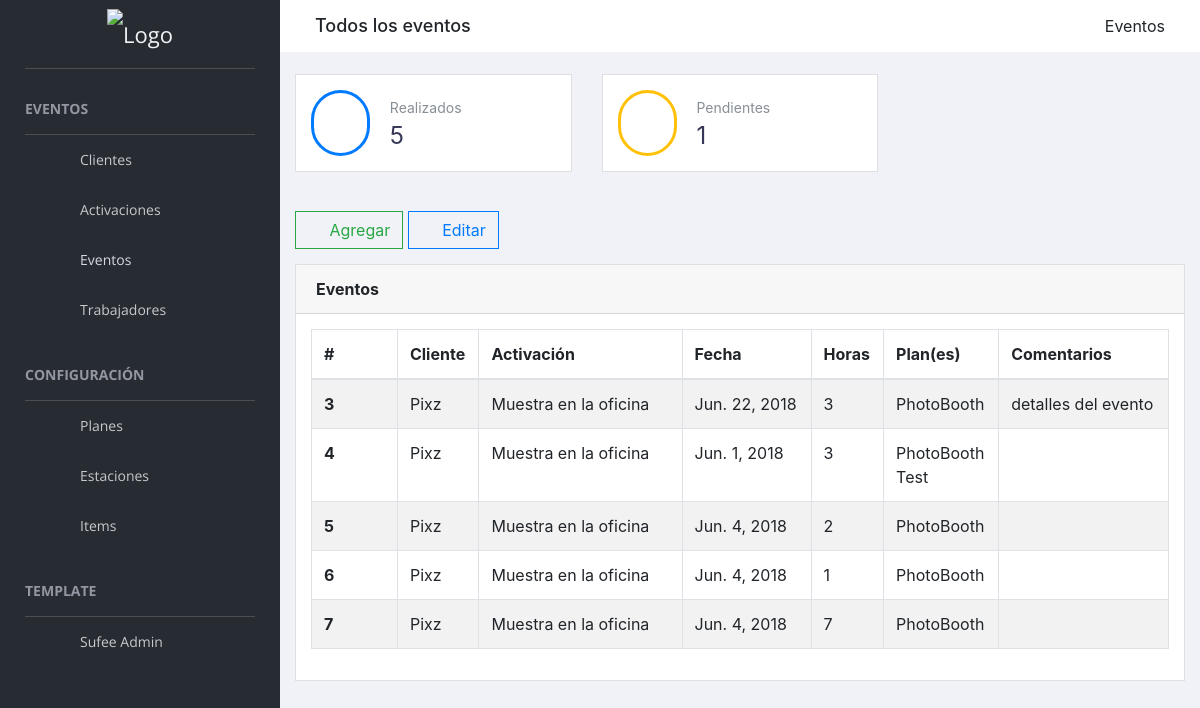
The page /eventos/ on the database its author committed.
### Eventos/models.py (models this page shows)
class Eventos(models.Model):
	idEvento = models.AutoField(primary_key=True, verbose_name="#")
	Activacion = models.ForeignKey("Activaciones", verbose_name="Activación", related_name="Eventos", on_delete=models.CASCADE, blank=False, null=False)
	Contacto = models.ForeignKey("Contactos", verbose_name="Contacto", related_name="Eventos", on_delete=models.SET("Persona eliminada"), blank=True, null=True)
	Planes = models.ManyToManyField("Planes", through="PlanesEvento", related_name="Eventos")
	Trabajadores = models.ManyToManyField("Trabajadores", through="TrabajadoresEvento", related_name="Eventos")
	horas = models.PositiveSmallIntegerField(verbose_name="Horas", blank=False, null=False)
	fecha = models.DateField(verbose_name="Fecha", blank=False, null=False)
	comentarios = models.TextField(verbose_name="Comentarios", blank=True, null=True, default="")
	fecha_instalacion = models.DateField(verbose_name="Fecha de instalacion", blank=True, null=True)
	fecha_desinstalacion = models.DateField(verbose_name="Fecha de desinstalacion", blank=True, null=True)
	hora_instalacion = models.TimeField(verbose_name="Hora de instalacion", blank=True, null=True)
	hora_desinstalacion = models.TimeField(verbose_name="Hora de desinstalacion", blank=True, null=True)
	inicio_servicio = models.TimeField(verbose_name="Inicio del servicio", blank=True, null=True)
	fin_servicio = models.TimeField(verbose_name="Fin del servicio", blank=True, null=True)
	direccion = models.CharField(max_length=255, verbose_name="Dirección", blank=True, null=True)

class Activaciones(models.Model):
	idActivacion = models.AutoField(primary_key=True, verbose_name="#")
	Cliente = models.ForeignKey("Clientes", verbose_name="Cliente", related_name="Activaciones", on_delete=models.CASCADE, blank=False, null=False) #to_field="idCliente"
	nombre = models.CharField(max_length=255, verbose_name="Activación", blank=False, null=False)
	descripcion = models.TextField(verbose_name="Descripción", blank=True, null=True, default="")

class Clientes(models.Model):
	idCliente = models.AutoField(primary_key=True, verbose_name="#")
	nombre = models.CharField(unique=True, max_length=255, verbose_name="Cliente", blank=False, null=False)
	direccion = models.CharField(max_length=255, verbose_name="Dirección", blank=True, null=True, default="")

class Planes(models.Model):
	idPlan = models.AutoField(primary_key=True, verbose_name="#")
	mostrar = models.BooleanField(verbose_name="Mostrar en listado", default=True)
	Items = models.ManyToManyField("Items", through="ItemsPlan", related_name="Planes")
	Trabajadores = models.ManyToManyField("Trabajadores", through="PlanesTrabajador", related_name="Planes")
	nombre = models.CharField(unique=True, max_length=255, verbose_name="Plan", blank=False, null=False)

### Eventos/views.py (the view)
# urls.py: url(r'^eventos/', views.eventos, name='eventos'),
def eventos(request):
	try:
		idActivacion = request.GET['activacion']
		activacion = Activaciones.objects.get(idActivacion=idActivacion)
		eventos = activacion.Eventos.all()
		cliente = activacion.Cliente
		titulos = ["#", "Fecha", "Horas", "Plan(es)", "Comentarios"]
	except MultiValueDictKeyError:
		idActivacion = ""
		activacion = ""
		eventos = Eventos.objects.all()
		cliente = ""
		titulos = ["#", "Cliente","Activación", "Fecha", "Horas", "Plan(es)", "Comentarios"]
	context = {
		"cliente": cliente,
		"activacion": activacion,
		"titulos": titulos,
		"pendientes": eventos.filter(fecha__gte=datetime.date.today()),
		"eventos": eventos,
	}
	return render(request, 'eventos.html', context)

### Templates/eventos.html (shortened to what this page needs)
{% extends "Base/base.html" %}
{% load staticfiles %}
{% block eventos-li %} active {% endblock %}
{% block content %}
	<div id="right-panel" class="right-panel">
		<div class="breadcrumbs">
			<div class="col-sm-4">
				<div class="page-header float-left">
					<div class="page-title">
						{% if activacion == "" and cliente == "" %}
							<h1>Todos los eventos</h1>
						{% else %}
							<h1>Eventos {{activacion.nombre}} - {{cliente.nombre}}</h1>
						{% endif %}
					</div>
				</div>
			</div>
			<div class="col-sm-8">
				<div class="page-header float-right">
					<div class="page-title">
						<ol class="breadcrumb text-right">
							{% if activacion != "" %}
								<li><a href="#">{{cliente.nombre}}</a></li>
								<li class="active">{{activacion.nombre}}</li>
							{% else %}
								<li class="active">Eventos</li>
							{% endif %}
						</ol>
					</div>
				</div>
			</div>
		</div>
		<div class="content mt-3">
			<div class="animated fadeIn">
				<div class="row">
					<div class="col-lg-4 col-md-5 col-sm-5">
						<div class="card">
							<div class="card-body">
								<div class="stat-widget-one">
									<div class="stat-icon dib"><i class="ti-camera text-primary border-primary"></i></div>
									<div class="stat-content dib">
										<div class="stat-text">Realizados</div>
										<div class="stat-digit">{{eventos.count}}</div>
									</div>
								</div>
							</div>
						</div>
					</div>
					<div class="col-lg-4 col-md-5 col-sm-5">
						<div class="card">
							<div class="card-body">
								<div class="stat-widget-one">
									<div class="stat-icon dib"><i class="ti-camera text-warning border-warning"></i></div>
									<div class="stat-content dib">
										<div class="stat-text">Pendientes</div>
										<div class="stat-digit">{{pendientes.count}}</div>
									</div>
								</div>
							</div>
						</div>
					</div>
				</div>
				<div class="row">
					<div class="card-body">
						<button type="button" class="btn btn-outline-success" onclick="location.href='{% url "agregar_evento" %}'"><i class="fa fa-plus-circle"></i>&nbsp; Agregar</button>
						<button type="button" class="btn btn-outline-primary" onclick="mostrar()"><i class="ti-pencil-alt"></i>&nbsp; Editar</button>
					</div>
				</div>
				<div class="row">
					<div class="col-md-12">
						<div class="card">
							<div class="card-header">
								<strong class="card-title">Eventos</strong>
							</div>
							<div class="card-body">
					  <table id="bootstrap-data-table" class="table table-striped table-bordered">
						<thead>
						  <tr>
							{% for titulo in titulos %}
								<th>{{titulo}}</th>
							{% endfor %}
						  </tr>
						</thead>
						<tbody>
							{% for evento in eventos %}
								<tr>
									<th scope="row" id="td_{{evento.idEvento}}">
										{{evento.idEvento}}
										<a href="{% url 'evento' %}?evento={{evento.idEvento}}"><i class="ti-info-alt text-success"></i></a>
									</th>
									{% if activacion == "" %}
										<td>{{evento.Activacion.Cliente.nombre}} <a href="{% url 'activaciones' %}?cliente={{evento.Activacion.Cliente.idCliente}}"><i class="ti-info-alt text-success"></i></a></td>
										<td>{{evento.Activacion.nombre}} <a href="{% url 'eventos' %}?activacion={{evento.Activacion.idActivacion}}"><i class="ti-info-alt text-success"></i></a></td>
									{% endif %}
									<td>{{evento.fecha}}</td>
									<td>{{evento.horas}}</td>
									<td>
										{% for plan in evento.Planes.all %}
											{{plan.nombre}}<br>
										{% endfor %}
									</td>
									<td>{{evento.comentarios}}</td>
								</tr>
							{% endfor %}
						</tbody>
					  </table>
							</div>
						</div>
					</div>
				</div>
			</div>
		</div>
	</div>
{% endblock %}

### rows shown on the page
Eventos: idEvento "3", Activacion.Cliente.nombre "Pixz", Activacion.nombre "Muestra en la oficina", fecha "Jun. 22, 2018", horas "3", comentarios "detalles del evento"
Planes: nombre "PhotoBooth"
Eventos: idEvento "4", Activacion.Cliente.nombre "Pixz", Activacion.nombre "Muestra en la oficina", fecha "Jun. 1, 2018", horas "3"
Planes: nombre "Test"
Eventos: idEvento "5", Activacion.Cliente.nombre "Pixz", Activacion.nombre "Muestra en la oficina", fecha "Jun. 4, 2018", horas "2"
Eventos: idEvento "6", Activacion.Cliente.nombre "Pixz", Activacion.nombre "Muestra en la oficina", fecha "Jun. 4, 2018", horas "1"
Eventos: idEvento "7", Activacion.Cliente.nombre "Pixz", Activacion.nombre "Muestra en la oficina", fecha "Jun. 4, 2018", horas "7"

### other values the page prints
{{ eventos.count }} "5"
{{ pendientes.count }} "1"
{{ titulo }} "#" "Cliente" "Activación" "Fecha" "Horas" "Plan(es)" "Comentarios"
